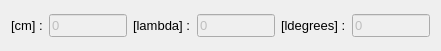
  <widget class="QWidget" name="">
   <property name="geometry">
    <rect>
     <x>480</x>
     <y>510</y>
     <width>441</width>
     <height>51</height>
    </rect>
   </property>
   <property name="font">
    <font>
     <pointsize>10</pointsize>
    </font>
   </property>
   <layout class="QHBoxLayout" name="horizontalLayout_4">
    <item>
     <widget class="QLabel" name="lblLineLength2cm">
      <property name="font">
       <font>
        <pointsize>10</pointsize>
       </font>
      </property>
      <property name="text">
       <string>[cm] :</string>
      </property>
     </widget>
    </item>
    <item>
     <widget class="QLineEdit" name="leLL2cm">
      <property name="enabled">
       <bool>false</bool>
      </property>
      <property name="font">
       <font>
        <pointsize>10</pointsize>
       </font>
      </property>
      <property name="text">
       <string>0</string>
      </property>
     </widget>
    </item>
    <item>
     <widget class="QLabel" name="lblLineLength2lambda">
      <property name="font">
       <font>
        <pointsize>10</pointsize>
       </font>
      </property>
      <property name="text">
       <string>[lambda] :</string>
      </property>
     </widget>
    </item>
    <item>
     <widget class="QLineEdit" name="leLL2Lambda">
      <property name="enabled">
       <bool>false</bool>
      </property>
      <property name="font">
       <font>
        <pointsize>10</pointsize>
       </font>
      </property>
      <property name="text">
       <string>0</string>
      </property>
     </widget>
    </item>
    <item>
     <widget class="QLabel" name="lblLineLength2lambda_2">
      <property name="font">
       <font>
        <pointsize>10</pointsize>
       </font>
      </property>
      <property name="text">
       <string>[ldegrees] :</string>
      </property>
     </widget>
    </item>
    <item>
     <widget class="QLineEdit" name="leLL2Degrees">
      <property name="enabled">
       <bool>false</bool>
      </property>
      <property name="font">
       <font>
        <pointsize>10</pointsize>
       </font>
      </property>
      <property name="text">
       <string>0</string>
      </property>
     </widget>
    </item>
   </layout>
  </widget>
